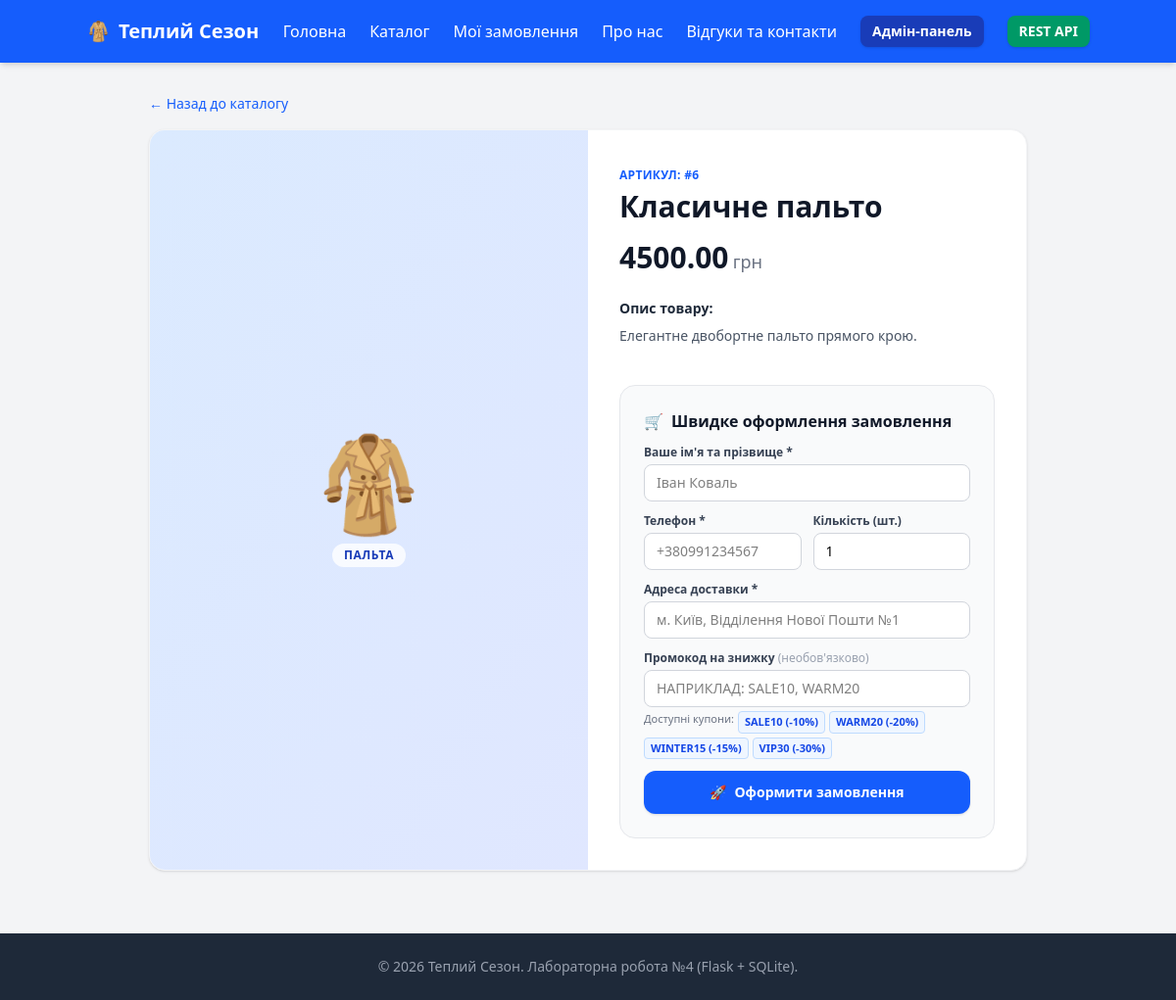
Page /product/6 on the committed database.
### tables this page shows
CREATE TABLE products (
                id INTEGER PRIMARY KEY AUTOINCREMENT,
                name TEXT NOT NULL,
                category TEXT NOT NULL,
                price REAL NOT NULL,
                description TEXT,
                created_at TIMESTAMP DEFAULT CURRENT_TIMESTAMP
            );

CREATE TABLE coupons (
                id INTEGER PRIMARY KEY AUTOINCREMENT,
                code TEXT NOT NULL UNIQUE,
                discount_percent INTEGER NOT NULL,
                created_at TIMESTAMP DEFAULT CURRENT_TIMESTAMP
            );

### routes/shop.py (the view)
@shop_bp.route('/product/<int:product_id>')
def product_detail(product_id):
    product = models.get_product_by_id(product_id)
    if not product:
        return render_template('404.html'), 404
    coupons = models.get_all_coupons()
    return render_template('product_detail.html', product=product, coupons=coupons)

### models.py (called while the page is built)
def get_db():
    if 'db' not in g:
        g.db = sqlite3.connect(
            current_app.config['DATABASE'],
            detect_types=sqlite3.PARSE_DECLTYPES
        )
        g.db.row_factory = sqlite3.Row
        g.db.execute('PRAGMA foreign_keys = ON;')
    return g.db

def get_product_by_id(product_id):
    db = get_db()
    return db.execute('SELECT * FROM products WHERE id = ?;', (product_id,)).fetchone()

def get_all_coupons():
    db = get_db()
    return db.execute('SELECT * FROM coupons ORDER BY id ASC;').fetchall()

### templates/product_detail.html (shortened to what this page needs)
{% extends "base.html" %}
{% block content %}
<div class="max-w-4xl mx-auto">
    <div class="mb-4">
        <a href="{{ url_for('shop_bp.shop') }}" class="text-blue-600 hover:text-blue-800 text-sm font-medium flex items-center gap-1">
            &larr; Назад до каталогу
        </a>
    </div>
    <div class="bg-white rounded-2xl shadow-sm border border-gray-100 overflow-hidden grid grid-cols-1 md:grid-cols-2">
        <div class="bg-gradient-to-br from-blue-100 to-indigo-100 flex flex-col items-center justify-center p-12 min-h-[300px]">
            <span class="text-8xl mb-4">🧥</span>
            <span class="bg-white/80 text-blue-800 px-3 py-1 rounded-full text-xs font-semibold uppercase tracking-wider">{{ product.category }}</span>
        </div>
        <div class="p-8 flex flex-col justify-between">
            <div>
                <span class="text-xs text-blue-600 font-semibold tracking-wide uppercase">Артикул: #{{ product.id }}</span>
                <h1 class="text-2xl md:text-3xl font-extrabold text-gray-900 mt-1 mb-4">{{ product.name }}</h1>
                <div class="mb-6">
                    <span class="text-3xl font-extrabold text-gray-900">{{ "%.2f"|format(product.price) }}</span>
                    <span class="text-lg text-gray-500 font-medium">грн</span>
                </div>
                <div class="prose text-gray-600 text-sm mb-6">
                    <h3 class="font-bold text-gray-800 text-sm mb-2">Опис товару:</h3>
                    <p>{{ product.description or 'Детальний опис товару доступний за запитом.' }}</p>
                </div>
            </div>
            <div class="bg-gray-50 border border-gray-200 rounded-2xl p-6 mt-4">
                <h3 class="text-base font-bold text-gray-900 mb-3 flex items-center gap-2">
                    <span>🛒</span> Швидке оформлення замовлення
                </h3>
                <form method="POST" action="{{ url_for('shop_bp.create_product_order', product_id=product.id) }}" class="space-y-3">
                    <div>
                        <label class="block text-xs font-semibold text-gray-700 mb-1">Ваше ім'я та прізвище *</label>
                        <input type="text" name="customer_name" required placeholder="Іван Коваль"
                               class="w-full px-3 py-2 border border-gray-300 rounded-lg text-sm bg-white focus:ring-2 focus:ring-blue-500 focus:outline-none">
                    </div>
                    <div class="grid grid-cols-1 sm:grid-cols-2 gap-3">
                        <div>
                            <label class="block text-xs font-semibold text-gray-700 mb-1">Телефон *</label>
                            <input type="tel" name="customer_phone" required placeholder="+380991234567"
                                   class="w-full px-3 py-2 border border-gray-300 rounded-lg text-sm bg-white focus:ring-2 focus:ring-blue-500 focus:outline-none">
                        </div>
                        <div>
                            <label class="block text-xs font-semibold text-gray-700 mb-1">Кількість (шт.)</label>
                            <input type="number" name="quantity" value="1" min="1" max="10" required
                                   class="w-full px-3 py-2 border border-gray-300 rounded-lg text-sm bg-white focus:ring-2 focus:ring-blue-500 focus:outline-none">
                        </div>
                    </div>
                    <div>
                        <label class="block text-xs font-semibold text-gray-700 mb-1">Адреса доставки *</label>
                        <input type="text" name="customer_address" required placeholder="м. Київ, Відділення Нової Пошти №1"
                               class="w-full px-3 py-2 border border-gray-300 rounded-lg text-sm bg-white focus:ring-2 focus:ring-blue-500 focus:outline-none">
                    </div>
                    <div>
                        <label class="block text-xs font-semibold text-gray-700 mb-1">
                            Промокод на знижку <span class="text-gray-400 font-normal">(необов'язково)</span>
                        </label>
                        <input type="text" name="coupon_code" placeholder="Наприклад: SALE10, WARM20"
                               class="w-full px-3 py-2 border border-gray-300 rounded-lg text-sm bg-white focus:ring-2 focus:ring-blue-500 focus:outline-none uppercase">
                        {% if coupons %}
                        <div class="mt-1 flex flex-wrap gap-1 text-[11px] text-gray-500">
                            <span>Доступні купони:</span>
                            {% for c in coupons %}
                                <span class="bg-blue-50 text-blue-700 font-semibold px-1.5 py-0.5 rounded border border-blue-200">
                                    {{ c.code }} (-{{ c.discount_percent }}%)
                                </span>
                            {% endfor %}
                        </div>
                        {% endif %}
                    </div>
                    <button type="submit" class="w-full bg-blue-600 hover:bg-blue-700 text-white font-bold py-3 px-4 rounded-xl text-sm transition shadow-sm hover:shadow flex items-center justify-center gap-2 cursor-pointer mt-2">
                        <span>🚀</span> Оформити замовлення
                    </button>
                </form>
            </div>
        </div>
    </div>
</div>
{% endblock %}

### rows in the picture
products: category "ПАЛЬТА", id "6", name "Класичне пальто", price "4500.00", description "Елегантне двобортне пальто прямого крою."
coupons: code "SALE10", discount_percent "10"
coupons: code "WARM20", discount_percent "20"
coupons: code "WINTER15", discount_percent "15"
coupons: code "VIP30", discount_percent "30"
